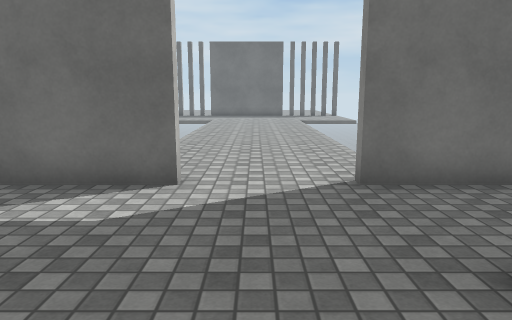
view 1 (above)

17 first-person views from a walk through a Unity game level. The camera is 1.4 m above the floor, tilts 10° down and sees 70° across. Doors are open. The floor is counted in squares, 1 m on a side. Each view is taken from the middle of a square. On the plan, view 1 faces up. The plan holds only what a view shows up to about 16 squares ahead; the rest is blank. The place goes on beyond the plan. The player character is not drawn. Surface patterns are stand-ins for the level's own textures.

view 2
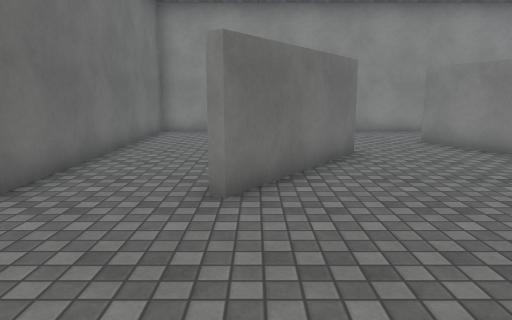

view 3
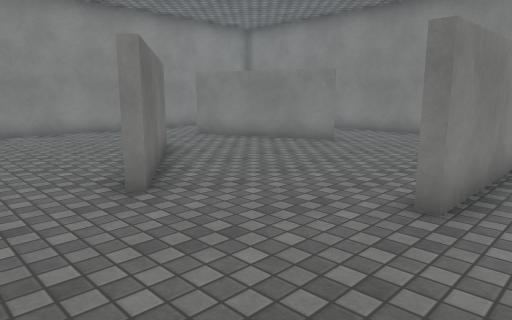

view 4
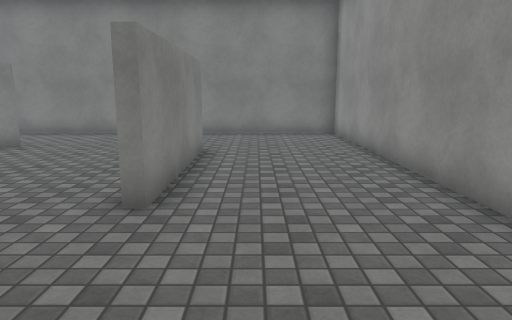

view 5
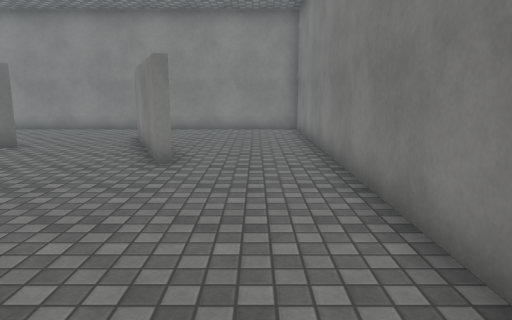

view 6
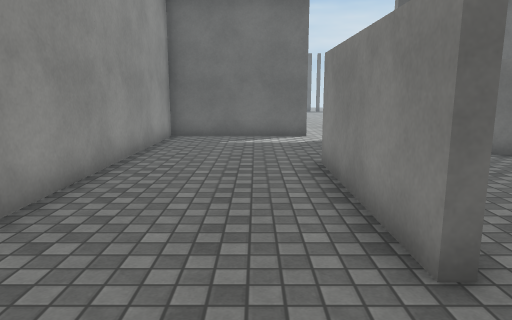

view 7
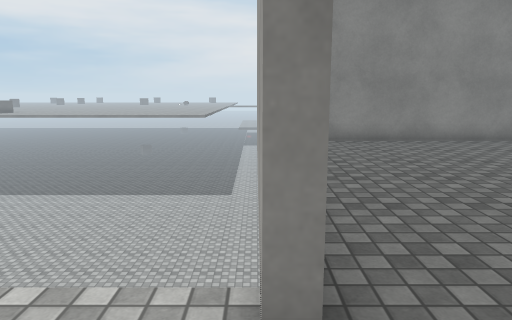

view 8
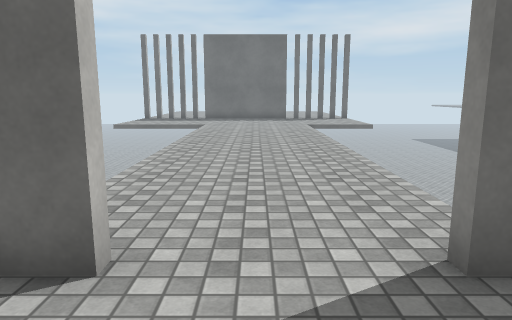

view 9
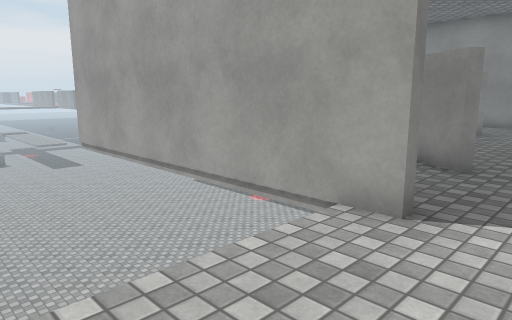

view 10
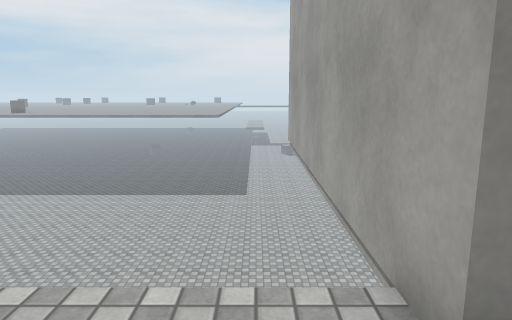

view 11
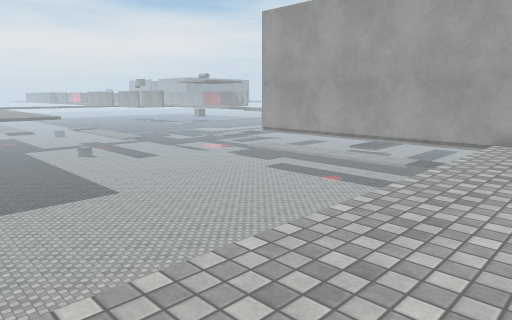

view 12
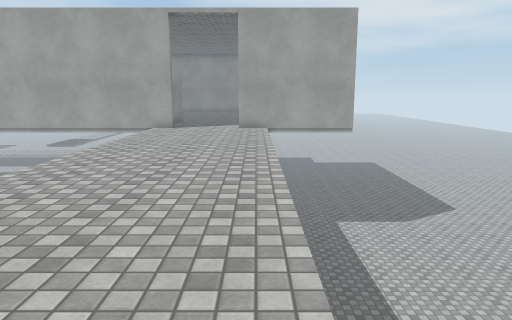

view 13
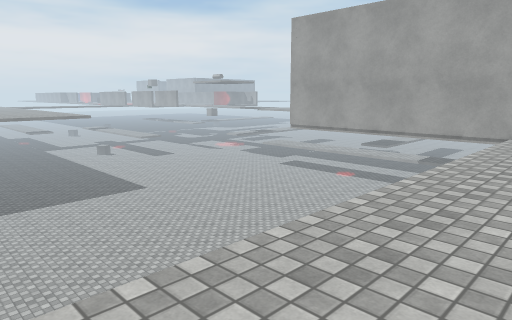

view 14
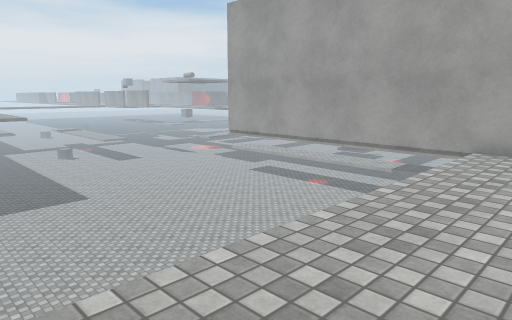

view 15
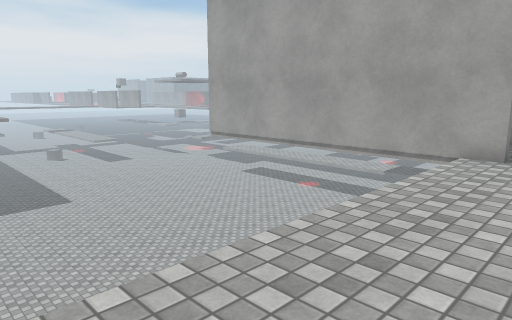

view 16
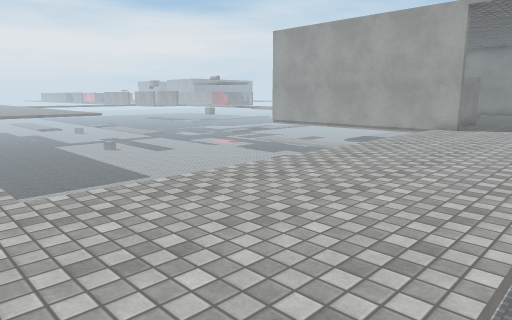

view 17
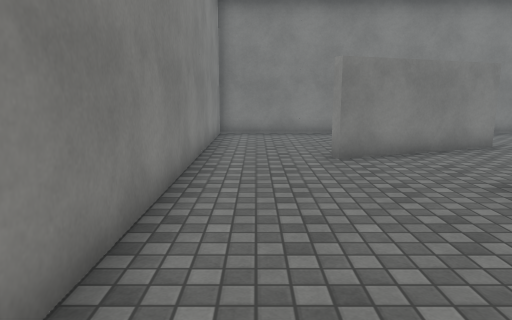

### Floor plan
Key: @ floor where view 1 was taken; # wall or solid block; . floor; v drop or lower ground.
Columns run from 7 left of view 1 to 12 right of it. Each row starts with its distance up from view 1.
 22     ..
 21       ....v
 20      .....
 19      .....
 18      .....         v
 17      .....         v
 16      .....         v
 15      .....         v
 14      .....         v
 13      .....         v
 12 vvvv .....         v
 11 vvvv .....         v
 10 vvvv .....         v
  9 vvvv .....         v
  8 vvvv .....         v
  7 vvvv .....         v
  6  #####...##########v
  5  #................#v
  4  #................#v
  3  #................#v
  2  #.......##.......#v
  1  #........###.....#v
  0  #....#@....##....#v
 -1  #....#...........#
 -2  #....#...........#
 -3  #....#.......##..#
 -4  #....#.....###...#
 -5  #.........##.....#
 -6  #................#
 -7  #................#
 -8  #................#
 -9  ##################

Positions as (right, up) in squares from view 1, and headings:
1: (0, 0), facing up
2: (-3, 2), facing right
3: (-3, 5), facing down-right
4: (-3, 5), facing down
5: (-4, -7), facing right
6: (-3, -7), facing up
7: (0, 6), facing right
8: (0, 3), facing up
9: (0, 10), facing down-right
10: (0, 7), facing right
11: (0, 18), facing down-right
12: (-2, 22), facing down
13: (0, 20), facing down-right
14: (0, 16), facing down-right
15: (0, 15), facing down-right
16: (-3, 22), facing down-right
17: (10, 5), facing down
